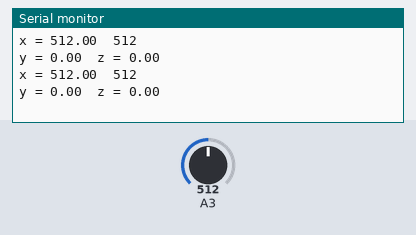
This sketch was run on a simulated Arduino Uno, built with avr-gcc and run on an emulated ATmega328P. Parts: the last lines printed to the serial monitor. The inputs (shaded band) are chosen by the test bench; at power-on: A3 = 512.

Above: at 6.3 s.
6.4 s: A3 set to 716
At 7.7 s:
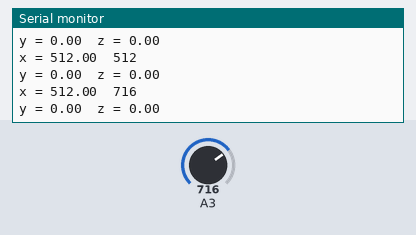
7.9 s: A3 set to 900
At 8.9 s:
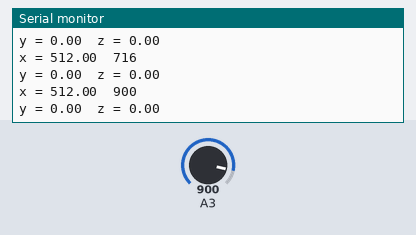
Timing chart, 0 to 10.9 s (numbered marks = the images above; inputs shaded):
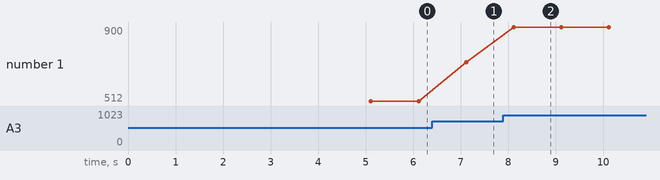

The sketch:

Read_Raw_Accelerometer.ino
```cpp
struct Accelerometer
{
  long x, y, z;
  int offset_x, offset_y, offset_z;
  float acc_x, acc_y, acc_z;
  float angle_x, angle_y, angle_z;
  float R;
};

struct Accelerometer accelero;

void setup()
{
  analogReference(EXTERNAL);
  Serial.begin(9600);
  delay(100);
  accelero = readAccelerometer(accelero);
}

void loop()
{
  Serial.print("x = "); Serial.print(accelero.acc_x); Serial.print("\t"); Serial.print(analogRead(A3)); Serial.print("\n");
  Serial.print("y = "); Serial.print(accelero.acc_y); Serial.print("\t"); //Serial.print(analogRead(A)); Serial.print("\n");
  Serial.print("z = "); Serial.print(accelero.acc_z); Serial.print("\t"); //Serial.print(analogRead(A)); Serial.print("\n");

  Serial.print("\n");
  delay(1000);
}

struct Accelerometer readAccelerometer(struct Accelerometer accelero)
{
  int i=0;
  accelero.x = 0; accelero.y = 0; accelero.z = 0;
  for (i=0; i<100; i++)
  {
    accelero.x += analogRead(A3);
//    accelero.y += analogRead(A);
//    accelero.z += analogRead(A);

    delay(50);
  }

  accelero.acc_x = accelero.x / 100;
  accelero.acc_y = accelero.y / 100;
  accelero.acc_z = accelero.z / 100;

  return accelero;
}
```

Measured:
- after the input at 6.4 s, the serial monitor: prints a new line after 0.71 s (image 1)
- after the input at 7.9 s, the serial monitor: prints a new line after 0.22 s (image 2)
- plotted number 1: 512 → 716 after the input at 6.4 s, 716 → 900 after the input at 7.9 s
